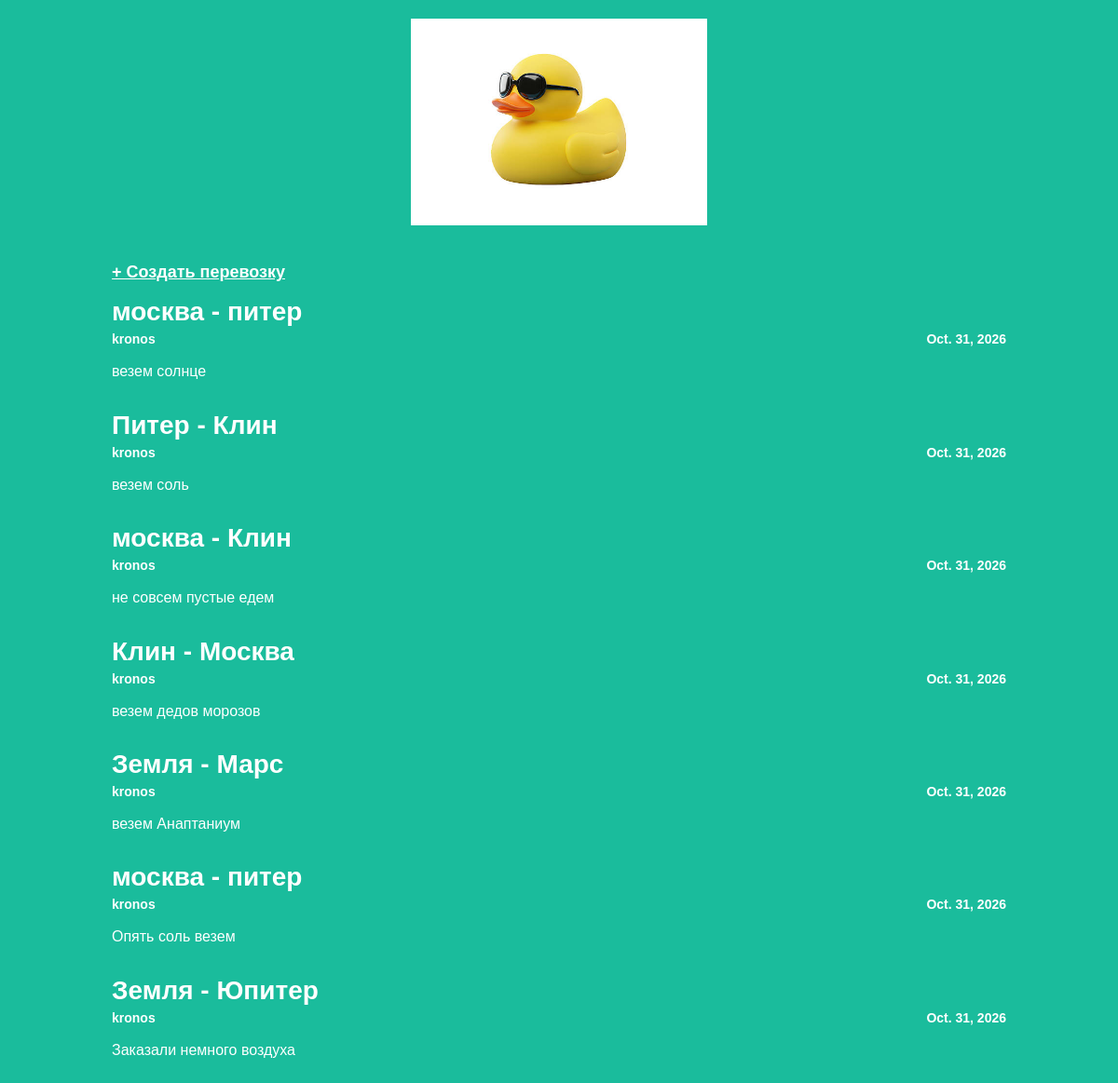
The page / on the database its author committed.
### articles/models.py (models this page shows, shortened)
class Shipment(models.Model):
    title = models.CharField(max_length=200, verbose_name="Название маршрута")
    author = models.ForeignKey(User, on_delete=models.CASCADE, verbose_name="Оформил")
    text = models.TextField(verbose_name="Детали перевозки")
    created_date = models.DateField(auto_now_add=True)
    def get_excerpt(self):
        return self.text[:140] + "..." if len(self.text) > 140 else self.text
    class Meta:
        verbose_name = "Перевозка"
        verbose_name_plural = "Перевозки"

### articles/views.py (the view)
# urls.py: path('', views.archive, name='archive'),
def archive(request):
    return render(request, 'archive.html', {"posts": Shipment.objects.all()})

### articles/templates/archive.html (shortened to what this page needs)
{% load static %}
<!DOCTYPE html>
<html>
<head>
    <link rel="stylesheet" href="{% static 'css/article.css' %}">
</head>
<body class="archive">
    <div class="header">
        <img src="{% static 'image.png' %}" alt="Django public blog">
    </div>
     <p><a href="{% url 'create_post' %}" style="color: white; font-size: 18px; font-weight: bold;">+ Создать перевозку</a></p>
    <div class="archive">
        {% for post in posts %}
        <div class="one-post">
            <h2 class="post-title">
                <a href="{% url 'get_article' article_id=post.id %}">{{ post.title }}</a>
            </h2>
            <div class="article-info">
                <div class="article-author">{{ post.author.username }}</div>
                <div class="article-created-date">{{ post.created_date }}</div>
            </div>
            <p class="article-text">{{ post.get_excerpt }}</p>
        </div>
        {% endfor %}
    </div>
</body>
</html>

### articles/static/css/article.css (style rules this page uses)
body { background: #1abc9c; font-family: Tahoma, Arial, sans-serif; color: #ffffff; margin: 0; padding: 20px; }
.archive { width: 960px; margin-left: auto; margin-right: auto; }
.archive .header { text-align: center; margin-bottom: 40px; }
.archive .header img { display: block; width: 318px; margin-left: auto; margin-right: auto; }
.one-post { margin-bottom: 30px; }
.post-title { font-size: 28px; margin-bottom: 5px; margin-top: 0; }
.post-title a { color: #ffffff; text-decoration: none; }
.article-info { display: flex; justify-content: space-between; font-size: 14px; margin-bottom: 15px; font-weight: bold; }
.article-text { font-size: 16px; line-height: 1.4; }

### rows shown on the page
Shipment: title "москва - питер", author.username "kronos", created_date "Oct. 31, 2026", get_excerpt "везем солнце"
Shipment: title "Питер - Клин", author.username "kronos", created_date "Oct. 31, 2026", get_excerpt "везем соль"
Shipment: title "москва - Клин", author.username "kronos", created_date "Oct. 31, 2026", get_excerpt "не совсем пустые едем"
Shipment: title "Клин - Москва", author.username "kronos", created_date "Oct. 31, 2026", get_excerpt "везем дедов морозов"
Shipment: title "Земля - Марс", author.username "kronos", created_date "Oct. 31, 2026", get_excerpt "везем Анаптаниум"
Shipment: title "москва - питер", author.username "kronos", created_date "Oct. 31, 2026", get_excerpt "Опять соль везем"
Shipment: title "Земля - Юпитер", author.username "kronos", created_date "Oct. 31, 2026", get_excerpt "Заказали немного воздуха"
